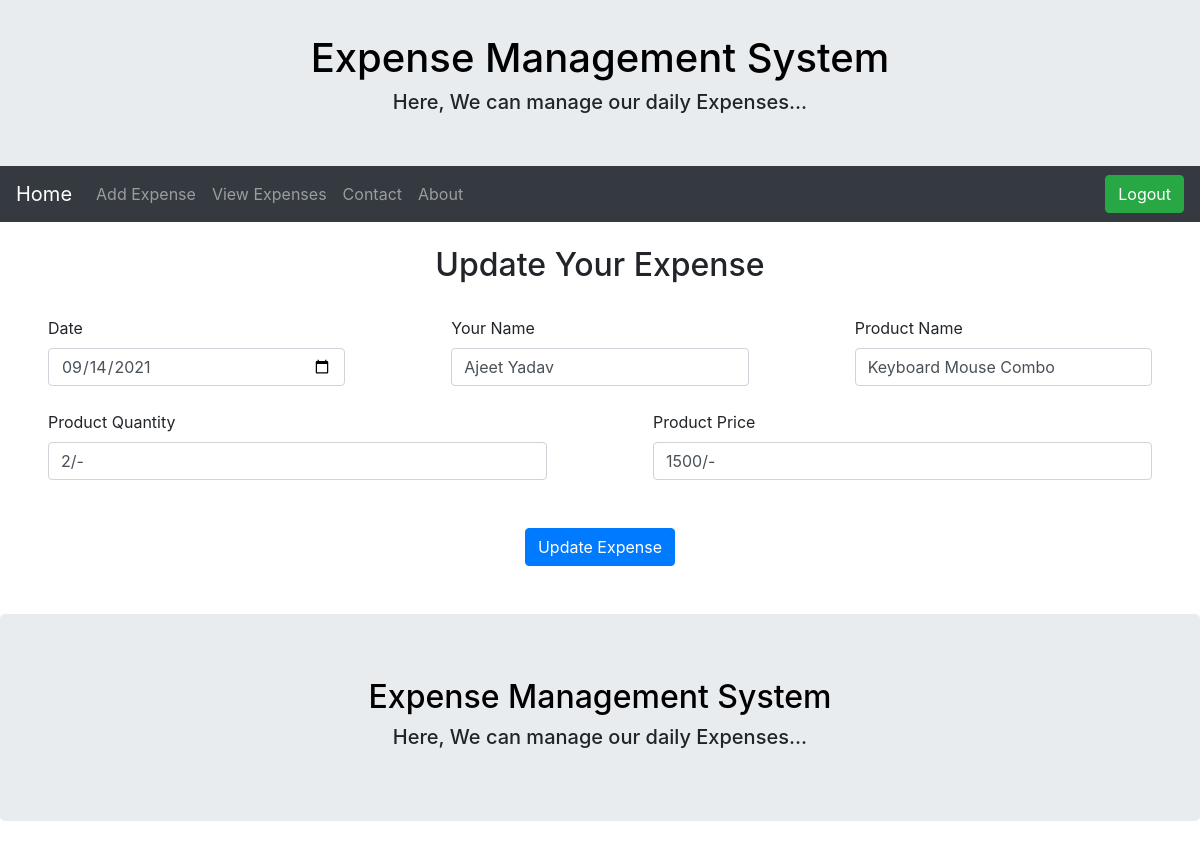
Screenshot of /update/4 (signed in) with the database file from the repository.
### tables this page shows
CREATE TABLE Products (
	date_ VARCHAR NOT NULL,
	id INTEGER PRIMARY KEY AUTOINCREMENT,
	name TEXT NOT NULL,
	products TEXT NOT NULL,
	prod_qnty TEXT NOT NULL,
	prod_price TEXT NOT NULL );

### app.py (the view, shortened to what this page needs)
@app.route('/update/<int:id>',methods=['POST','GET'])
def update(id):
    if 'user' in session:
        connection = sqlite3.connect("users.db")
        connection.row_factory = sqlite3.Row
        cursor = connection.cursor()
        cursor.execute('select * from Products WHERE id={0}'.format(id))
        rows = cursor.fetchone()
        connection.close()
        return render_template('update.html',rows = rows)
    else:
        return redirect(url_for('login'))

### Templates/update.html (shortened to what this page needs)
{% extends 'layout.html'%}
{% block content%}
<!DOCTYPE html>
<html lang="en" dir="ltr">
<head>
</head>
<body>
  <br>
  <center>
    <h2>Update Your Expense</h2>
    <br>
  </center>
  <form method="post" >
    <div class="form-row">
    <div class="col  mx-sm-5">
      <label>Date</label>
      <input type="date" class="form-control" name="date" value="{{rows['date_']}}" required>
    </div>
    <div class="col mx-sm-5">
      <label>Your Name</label>
      <input type="text" class="form-control" name='name' value="{{rows['name']}}" required>
    </div>
    <div class="col mx-sm-5">
      <label>Product Name</label>
      <input type="text" class="form-control" name='prod_name' value="{{rows['Products']}}" required>
    </div>
  </div>
  <br>
    <div class="form-row">
    <div class="col  mx-sm-5">
      <label>Product Quantity</label>
      <input type="text" class="form-control" name='prod_Qty' value="{{rows['prod_qnty']}}" required>
    </div>
    <div class="col mx-sm-5">
      <label>Product Price</label>
      <input type="text" class="form-control" name='price' value="{{rows['prod_price']}}" required>
    </div>
  </div>
  <br><br>
  <center>
    <div class="form-row">
    <div class="col mx-sm-5">
      <button class="btn btn-primary" type="submit">Update Expense</button>
    </div>
    </div>
  </center>
  <br><br>
</form>
</body>
</html>
{% endblock %}

### rows the page displays
Products: date "09/14/2021", name "Ajeet Yadav", prod_name "Keyboard Mouse Combo", prod_Qty "2/-", price "1500/-"
